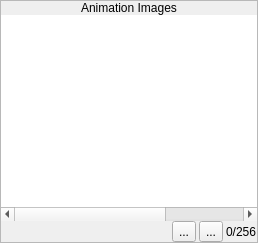
       <widget class="QFrame" name="frame_6">
        <property name="sizePolicy">
         <sizepolicy hsizetype="Expanding" vsizetype="Fixed">
          <horstretch>0</horstretch>
          <verstretch>0</verstretch>
         </sizepolicy>
        </property>
        <property name="frameShape">
         <enum>QFrame::StyledPanel</enum>
        </property>
        <property name="frameShadow">
         <enum>QFrame::Raised</enum>
        </property>
        <layout class="QVBoxLayout" name="verticalLayout_6">
         <property name="spacing">
          <number>0</number>
         </property>
         <property name="margin">
          <number>0</number>
         </property>
         <item>
          <widget class="QLabel" name="label_4">
           <property name="sizePolicy">
            <sizepolicy hsizetype="Preferred" vsizetype="Fixed">
             <horstretch>0</horstretch>
             <verstretch>0</verstretch>
            </sizepolicy>
           </property>
           <property name="text">
            <string>Animation Images</string>
           </property>
           <property name="alignment">
            <set>Qt::AlignCenter</set>
           </property>
          </widget>
         </item>
         <item>
          <widget class="QWidget" name="widget_4" native="true">
           <layout class="QVBoxLayout" name="verticalLayout_7">
            <property name="spacing">
             <number>0</number>
            </property>
            <property name="margin">
             <number>0</number>
            </property>
            <item>
             <widget class="ImageView" name="gvAnimationImages">
              <property name="sizePolicy">
               <sizepolicy hsizetype="Preferred" vsizetype="Preferred">
                <horstretch>0</horstretch>
                <verstretch>0</verstretch>
               </sizepolicy>
              </property>
              <property name="minimumSize">
               <size>
                <width>0</width>
                <height>192</height>
               </size>
              </property>
              <property name="maximumSize">
               <size>
                <width>16777215</width>
                <height>192</height>
               </size>
              </property>
              <property name="frameShape">
               <enum>QFrame::NoFrame</enum>
              </property>
              <property name="verticalScrollBarPolicy">
               <enum>Qt::ScrollBarAlwaysOff</enum>
              </property>
              <property name="horizontalScrollBarPolicy">
               <enum>Qt::ScrollBarAlwaysOff</enum>
              </property>
              <property name="alignment">
               <set>Qt::AlignLeading|Qt::AlignLeft|Qt::AlignVCenter</set>
              </property>
             </widget>
            </item>
            <item>
             <widget class="QScrollBar" name="hsbAnimationImagesScrollBar">
              <property name="singleStep">
               <number>16</number>
              </property>
              <property name="pageStep">
               <number>192</number>
              </property>
              <property name="orientation">
               <enum>Qt::Horizontal</enum>
              </property>
             </widget>
            </item>
            <item>
             <widget class="QWidget" name="widget_21" native="true">
              <layout class="QHBoxLayout" name="horizontalLayout_6">
               <property name="spacing">
                <number>3</number>
               </property>
               <property name="margin">
                <number>0</number>
               </property>
               <item>
                <spacer name="horizontalSpacer">
                 <property name="orientation">
                  <enum>Qt::Horizontal</enum>
                 </property>
                 <property name="sizeHint" stdset="0">
                  <size>
                   <width>40</width>
                   <height>20</height>
                  </size>
                 </property>
                </spacer>
               </item>
               <item>
                <widget class="QToolButton" name="bRemoveImage">
                 <property name="toolTip">
                  <string>Remove Image</string>
                 </property>
                 <property name="text">
                  <string>...</string>
                 </property>
                 <property name="icon">
                  <iconset resource="gui_icons.qrc">
                   <normaloff>:/icons/minus.png</normaloff>:/icons/minus.png</iconset>
                 </property>
                </widget>
               </item>
               <item>
                <widget class="QToolButton" name="bAddImage">
                 <property name="toolTip">
                  <string>Add Images</string>
                 </property>
                 <property name="text">
                  <string>...</string>
                 </property>
                 <property name="icon">
                  <iconset resource="gui_icons.qrc">
                   <normaloff>:/icons/plus.png</normaloff>:/icons/plus.png</iconset>
                 </property>
                </widget>
               </item>
               <item>
                <widget class="QLabel" name="lblNumImages">
                 <property name="text">
                  <string>0/256</string>
                 </property>
                </widget>
               </item>
              </layout>
             </widget>
            </item>
           </layout>
          </widget>
         </item>
        </layout>
       </widget>
